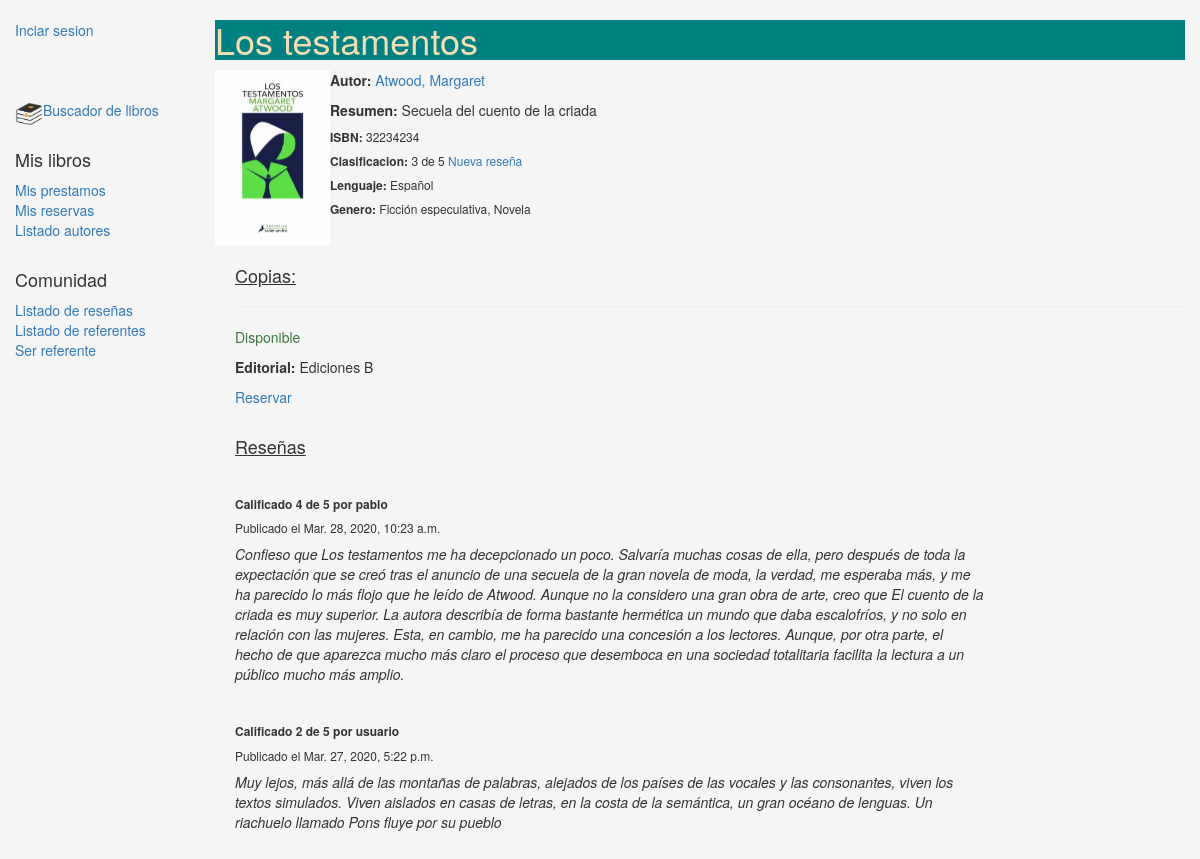
Page /gestion/books/1/ on the committed database.
### gestion/models.py (models this page shows, shortened)
class Book(models.Model):
    title = models.CharField(verbose_name = 'Titulo', max_length=200)
    author = models.ForeignKey('Author', on_delete=models.SET_NULL, null=True, verbose_name = 'Autor')
    summary = models.TextField(max_length=1000,
        help_text="Ingrese una breve descripción del libro", verbose_name = 'Resumen')
    isbn = models.CharField('ISBN',max_length=13,
        help_text='13 Caracteres <a href="https://www.isbn-international.org/content/what-isbn">ISBN number</a>')
    genre = models.ManyToManyField(Genre,
        help_text="Seleccione los generos de este libro", verbose_name = 'Genero')
    language = models.ForeignKey(Language, on_delete=models.SET_NULL, null=True, verbose_name = 'Lenguaje')
    image = models.ImageField(upload_to = 'gestion', null = True, blank = True, verbose_name = 'Imagen')
    counter = models.IntegerField(blank = True, null = True, default = 0)
    def display_genre(self):
        return ', '.join([ genre.name for genre in self.genre.all()[:3] ]) #Crea string para el genero (para Admin)
    display_genre.short_description = 'Genre'
    def average_rating(self):       #funcion para obtener el promedio de ratings
        all_ratings = map(lambda x: x.rating, self.review_set.all())
        return np.mean(list(all_ratings),dtype='int8')

class Author(models.Model):
    first_name = models.CharField(max_length=100, verbose_name = 'Nombre')
    last_name = models.CharField(max_length=100, verbose_name = 'Apellido')
    class Meta:
        ordering = ['last_name']
    def get_absolute_url(self):
        return reverse('author-detail', args=[str(self.id)]) #Retorna la url para acceder a una instancia particular de un autor.
    def __str__(self):
        return '%s, %s' % (self.last_name, self.first_name)

class Review(models.Model):
    RATING_CHOICES = (
        (1, '1'),
        (2, '2'),
        (3, '3'),
        (4, '4'),
        (5, '5'),
    )
    book = models.ForeignKey(Book, null = True, on_delete = models.DO_NOTHING, verbose_name = 'Libro')
    pub_date = models.DateTimeField(auto_now=True,verbose_name = 'Fecha de publicacion')
    user_name = models.ForeignKey(User, on_delete=models.SET_NULL, null = True, blank = True)
    comment = models.TextField(verbose_name = 'Reseña')
    rating = models.IntegerField(choices=RATING_CHOICES,verbose_name = 'Clasificación')
    class Meta:
        ordering = ['-pub_date']

class Language(models.Model):
    name = models.CharField(verbose_name = 'Lenguaje', max_length=200,
        help_text="Ingrese lenguaje de libro")
    def __str__(self):
        return self.name

class Genre(models.Model):
    name = models.CharField(verbose_name = 'Genero', max_length=200,
        help_text="Ingrese el nombre del género (p. ej. Ciencia Ficción, Poesía Francesa etc.)")
    def __str__(self):
        return self.name

class BookInstance(models.Model):
    id = models.UUIDField(primary_key=True, default=uuid.uuid4, help_text="ID único para este libro particular en toda la biblioteca")
    book = models.ForeignKey('Book', on_delete=models.SET_NULL, null=True, verbose_name = 'Libro')
    imprint = models.CharField(max_length=200, verbose_name = 'Editorial')
    due_back = models.DateField(null=True, blank=True, verbose_name = 'Fecha devolución', help_text = 'Si tiene fecha de devolucion el estado no puede ser Disponible')
    loan_date = models.DateField(null=True, blank=True,)
    LOAN_STATUS = (
        ('o', 'En prestamo'),
        ('a', 'Disponible'),
        ('r', 'Reservado'),
    )
    status = models.CharField(max_length = 1, choices = LOAN_STATUS, blank = True, default='a', verbose_name = 'Estado', help_text = 'No puede estar diponible y con fecha de devolucion')
    MAIN_CLASIFICATION = (
        ('a','Academico'),
        ('l','Literatura'),
        ('n','No ficción'),
    )
    main_class = models.CharField(max_length = 1, choices = MAIN_CLASIFICATION, blank = True, verbose_name = 'Estantería',  help_text = '(Academico, Literatura, No ficción)')
    borrower = models.ForeignKey(User, on_delete=models.SET_NULL, null = True, blank = True, verbose_name="Prestatario")
    class Meta:
        ordering = ["due_back"]
        permissions = (("can_mark_returned", "Set book as returned"),)

### gestion/views.py (the view)
# urls.py: path('books/<int:pk>/', views.BookDetailView.as_view(), name ='book-detail'),
class BookDetailView(generic.DetailView):
    model = Book

### gestion/templates/gestion/book_detail.html (shortened to what this page needs)
{% extends "base_generic.html" %}
{% block content %}
  <h1>{{ book.title }}</h1>
  {% if book.image %}
    <img src="{{ book.image.url }}" alt="{{ book.title }} "  style="width: 115px;height: 175px;float: left;"
  {% endif %}
    <p><strong>Autor:</strong> <a href="{{ book.author.get_absolute_url }}">{{ book.author }}</a></p>
    <p style="width: 1000px;"><strong>Resumen:</strong> {{ book.summary }}</p>
    <h6><strong>ISBN:</strong> {{ book.isbn }}</h6>
    <h6>
      {% if book.average_rating != 0 %}<strong>Clasificacion:</strong> {{ book.average_rating }} de 5 {% endif %}
      <a href="{% url 'add-review' book.pk %}">Nueva reseña</a>
    </h6>
    <h6><strong>Lenguaje:</strong> {{ book.language }}</h6>
    <h6><strong>Genero:</strong> {% for genre in book.genre.all %} {{ genre }}{% if not forloop.last %}, {% endif %}{% endfor %}</h6><br>
  <div style="margin-left:20px;margin-top:20px">
    {% if book.bookinstance_set.all %}
            <u><h4>Copias:</h4></u>
        {% for copy in book.bookinstance_set.all %}
          <hr>
          <p class="{% if copy.status == 'a' %}text-success{% else %}text-danger{% endif %}">{{ copy.get_status_display }}</p>
          <p><strong>Editorial:</strong> {{copy.imprint}}</p>
            {% if user.get_username == 'usuario' %}
              <a href="{% url 'edit-book' book.id %}">Editar</a>
              <a href="{% url 'delete-book' copy.id %}">Borrar</a>
              <a href="{% url 'loan-book' copy.id %}">Prestar/Devolver</a>
            {% else %}
              <a href="{% url 'reserve-book' copy.id %}">Reservar</a>
            {% endif %}
        {% endfor %}
    {% else %}
        <h5>La biblioteca no posee una copia de este libro</h5>
        <h5>Te gustaría que adquiera una copia?</h5>
        <a href="{% url 'counter-book' book.id %}">Si</a>
    {% endif %}
    <br><br>
    <u><h4>Reseñas</h4></u><br>
    {% if book.review_set.all %}
    <div id=tabla1>
      {% for rv in book.review_set.all %}
        <div>
            <h6><strong>Calificado {{ rv.rating }} de 5 por {{ rv.user_name }}</strong></h6>
            <h6>Publicado el {{  rv.pub_date }}</h6>
            <p><i>{{ rv.comment }}</i></p><br>
        </div>
        {% endfor %}
    </div>
    {% else %}
    <p>No hay reseñas todavia</p>
    {% endif %}
{% endblock %}

### gestion/templates/base_generic.html (shortened to what this page needs)
<!DOCTYPE html>
<html lang="en">
<head>
  <link rel="stylesheet" href="https://maxcdn.bootstrapcdn.com/bootstrap/3.3.7/css/bootstrap.min.css">
  {% load static %}
  <link rel="stylesheet" href="{% static 'css/styles.css' %}">
</head>
<body>
  <div class="container-fluid">
    <div class="row">
      <div class="col-sm-2">
      {% block sidebar %}
      <ul class="sidebar-nav">
      {% if user.is_authenticated %}
        <li>Hola: {{ user.get_username }}</li>
        <li><a href="{% url 'logout'%}?next={{request.path}}">Cerrar sesion</a></li><br><br><br>
      {% else %}
        <li><a href="{% url 'login'%}?next={{request.path}}">Inciar sesion</a></li><br><br><br>
      {% endif %}
          {% if user.get_username == 'usuario' %}
          <img src="{% static 'home1.png' %}"  style="width: 28px;height: 28px;float: left;" />
          <li><a href="{% url 'index' %}">Buscador de libros</a></li><br>
          <h4>Gestion de libros</h4>
            <li><a href="{% url 'authors' %}">Listado autores</a></li>
            <li><a href="{% url 'all-borrowed' %}">Libros en prestamo</a></li>
            <li><a href="{% url 'most-counted' %}">Libros mas solicitados</a></li>
            <li><a href="{% url 'add-book' %}">Nuevo libro</a></li>
            <li><a href="{% url 'bookinstance' %}">Nueva copia de libro</a></li>
            <li><a href="{% url 'genre' %}">Genero</a></li>
            <li><a href="{% url 'language' %}">Lenguaje</a></li>
            <br>
          <h4>Gestion de miembros</h4>
            <li><a href="{% url 'members' %}">Listado de miembros</a></li>
            <li><a href="{% url 'add-member' %}">Nuevo miembro</a></li>
          {% else %}
            <img src="{% static 'home1.png' %}"  style="width: 28px;height: 28px;float: left;" />
            <li><a href="{% url 'index' %}">Buscador de libros</a></li><br>
            <h4>Mis libros</h4>
            <li><a href="{% url 'my-borrowed' %}">Mis prestamos</a></li>
            <li><a href="{% url 'my-reserved' %}">Mis reservas</a></li>
            <li><a href="{% url 'authors' %}">Listado autores</a></li>
          {% endif %}
          <br><h4>Comunidad</h4>
            <li><a href="{% url 'list-reviews' %}">Listado de reseñas</a></li>
            <li><a href="{% url 'mentor-list' %}">Listado de referentes</a></li>
            {% if user.get_username != 'usuario' %}
              <li><a href="{% url 'be-mentor' %}">Ser referente</a></li>
            {% endif %}
      </ul>
     {% endblock %}
      </div>
      <div class="col-sm-10 ">
      {% block content %}{% endblock %}
      </div>
    </div>
  </div>
</body>
</html>

### gestion/static/css/styles.css (style rules this page uses)
.sidebar-nav { margin-top: 20px; padding: 0; list-style: none; }
body { background-color: whitesmoke; }
h1 { background-color: teal; color: wheat; }
#tabla1 { width: 750px; }

### rows in the picture
Book: title "Los testamentos", image (picture), author "Atwood, Margaret", summary "Secuela del cuento de la criada", isbn "32234234", average_rating "3", language "Español"
Genre: name "Ficción especulativa"
Genre: name "Novela"
BookInstance: status "Disponible", imprint "Ediciones B"
Review: rating "4", user_name "pablo", pub_date "Mar. 28, 2020, 10:23 a.m.", comment "Confieso que Los testamentos me ha decepcionado un poco. Salvaría muchas cosas de ella, pero después de toda la expectación que se creó tras el anuncio de una secuela de la gran novela de moda, la verdad, me esperaba más, y me ha parecido lo más flojo que he leído de Atwood. Aunque no la considero una gran obra de arte, creo que El cuento de la criada es muy superior. La autora describía de forma bastante hermética un mundo que daba escalofríos, y no solo en relación con las mujeres. Esta, en cambio, me ha parecido una concesión a los lectores. Aunque, por otra parte, el hecho de que aparezca mucho más claro el proceso que desemboca en una sociedad totalitaria facilita la lectura a un…"
Review: rating "2", user_name "usuario", pub_date "Mar. 27, 2020, 5:22 p.m.", comment "Muy lejos, más allá de las montañas de palabras, alejados de los países de las vocales y las consonantes, viven los textos simulados. Viven aislados en casas de letras, en la costa de la semántica, un gran océano de lenguas. Un riachuelo llamado Pons fluye por su pueblo"
